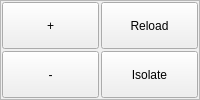
     <widget class="QFrame" name="frame">
      <property name="frameShape">
       <enum>QFrame::StyledPanel</enum>
      </property>
      <property name="frameShadow">
       <enum>QFrame::Raised</enum>
      </property>
      <layout class="QGridLayout" name="gridLayout_8">
       <property name="margin">
        <number>1</number>
       </property>
       <property name="spacing">
        <number>2</number>
       </property>
       <item row="2" column="2">
        <widget class="QPushButton" name="isolateBTN">
         <property name="sizePolicy">
          <sizepolicy hsizetype="Expanding" vsizetype="Expanding">
           <horstretch>0</horstretch>
           <verstretch>0</verstretch>
          </sizepolicy>
         </property>
         <property name="maximumSize">
          <size>
           <width>8000</width>
           <height>8000</height>
          </size>
         </property>
         <property name="text">
          <string>Isolate</string>
         </property>
         <property name="checkable">
          <bool>true</bool>
         </property>
         <property name="autoExclusive">
          <bool>false</bool>
         </property>
        </widget>
       </item>
       <item row="1" column="2">
        <widget class="QPushButton" name="reloadBTN">
         <property name="sizePolicy">
          <sizepolicy hsizetype="Expanding" vsizetype="Expanding">
           <horstretch>0</horstretch>
           <verstretch>0</verstretch>
          </sizepolicy>
         </property>
         <property name="maximumSize">
          <size>
           <width>8000</width>
           <height>8000</height>
          </size>
         </property>
         <property name="text">
          <string>Reload</string>
         </property>
         <property name="checkable">
          <bool>false</bool>
         </property>
         <property name="autoExclusive">
          <bool>false</bool>
         </property>
        </widget>
       </item>
       <item row="2" column="1">
        <widget class="QPushButton" name="subtractBTN">
         <property name="sizePolicy">
          <sizepolicy hsizetype="Expanding" vsizetype="Expanding">
           <horstretch>0</horstretch>
           <verstretch>0</verstretch>
          </sizepolicy>
         </property>
         <property name="maximumSize">
          <size>
           <width>8000</width>
           <height>8000</height>
          </size>
         </property>
         <property name="text">
          <string>-</string>
         </property>
         <property name="checkable">
          <bool>false</bool>
         </property>
         <property name="autoExclusive">
          <bool>false</bool>
         </property>
        </widget>
       </item>
       <item row="1" column="1">
        <widget class="QPushButton" name="addBTN">
         <property name="sizePolicy">
          <sizepolicy hsizetype="Expanding" vsizetype="Expanding">
           <horstretch>0</horstretch>
           <verstretch>0</verstretch>
          </sizepolicy>
         </property>
         <property name="maximumSize">
          <size>
           <width>8000</width>
           <height>8000</height>
          </size>
         </property>
         <property name="text">
          <string>+</string>
         </property>
         <property name="checkable">
          <bool>false</bool>
         </property>
         <property name="autoExclusive">
          <bool>false</bool>
         </property>
        </widget>
       </item>
      </layout>
     </widget>
